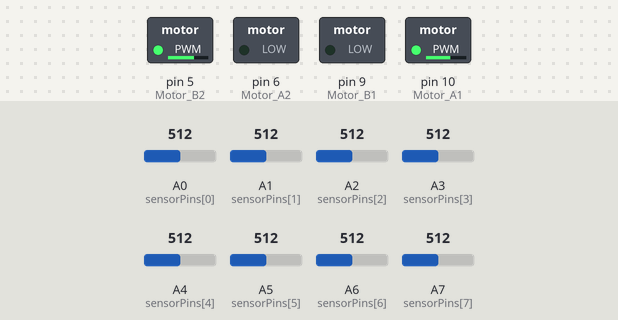
This sketch was run on a simulated Arduino Nano, built with avr-gcc and run on an emulated ATmega328P. Shown: switched loads named in the sketch (green lamp = pin HIGH). The test bench sets the inputs (shaded band); at power-on: A5 (sensorPins[5]) = 512, A0 (sensorPins[0]) = 512, A1 (sensorPins[1]) = 512, A2 (sensorPins[2]) = 512, A3 (sensorPins[3]) = 512, A4 (sensorPins[4]) = 512, A6 (sensorPins[6]) = 512, A7 (sensorPins[7]) = 512.

Above: at 1.2 s.
1.3 s: A5 (sensorPins[5]) set to 710
At 1.8 s:
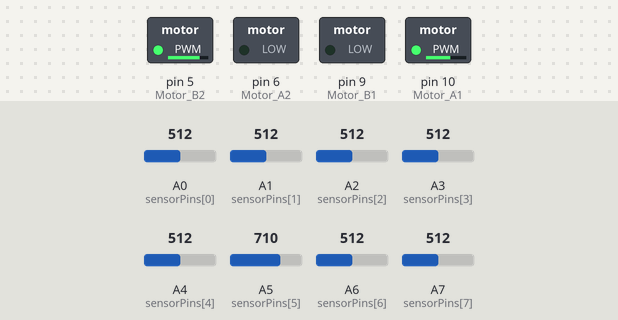
2.8 s: A5 (sensorPins[5]) set to 690
At 4.0 s:
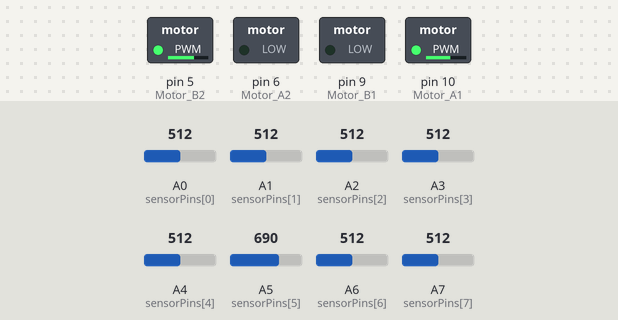
4.3 s: A5 (sensorPins[5]) set to 716
At 5.3 s:
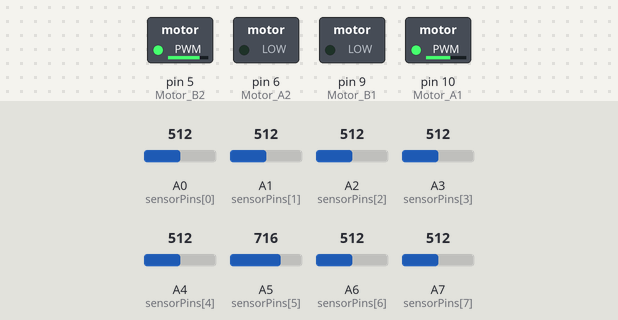
Timing chart, 0 to 7.3 s (numbered marks = the images above; inputs shaded):
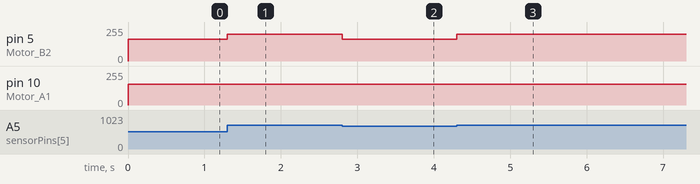

Measured:
- after the input at 1.3 s, pin 5 (Motor_B2): 164/255 → 201/255 at once
- after the input at 2.8 s, pin 5 (Motor_B2): 201/255 → 164/255 at once
- after the input at 4.3 s, pin 5 (Motor_B2): 164/255 → 201/255 at once

The sketch:

concept_for_line_following.ino
```cpp
int sensorPins[] = {A0, A1, A2, A3, A4, A5, A6, A7};
int v[] = {0, 0, 0, 0, 0, 0, 0, 0};
const int Motor_A1 = 10;  // Left wheel, goes backwards
const int Motor_A2 = 6;  // Left wheel, goes forward
const int Motor_B1 = 9;  // Right wheel, goes forward
const int Motor_B2 = 5;  // Right wheel, goes backwards

//float speedParamA1 = 189.0;
//float speedParamA2 = 102.0;
//float speedParamB1 = 126.0;
//float speedParamB2 = 151.0;


void setup() {

  for (int i = 0; i <= 7; i++) {
    pinMode(sensorPins[i], INPUT);
  }

//  pinMode(echoPin, INPUT);
//  pinMode(trigPin, OUTPUT);
  pinMode(Motor_A1, OUTPUT);
  pinMode(Motor_A2, OUTPUT);
  pinMode(Motor_B1, OUTPUT);
  pinMode(Motor_B2, OUTPUT);

  Serial.begin(9600); // Initialize serial communication
}

void loop() {

//  for (int i = 0; i <= 6; i++) {
//    Serial.println(" ");
//  }
  for (int i = 0; i <= 7; i++) {
//    Serial.print("Value "+String(i)+" : ");
    v[i] = analogRead(sensorPins[i]);
//    Serial.println(v[i]);
  }
  if (v[2] > 720 && v[4] > 720) {
    moveSlightlyRight();
  }
  else if ((v[3] > 700 && v[5] > 700) || v[5] > 700 || v[6] > 700 || v[7] > 700) {
//    Serial.println("Time to readjust to the left");
    moveSlightlyLeft();
  }
  else if (v[3] > 700 || v[4] >700) {
//    Serial.println("Continue moving forward");
    forward();
  }
  else {
//    Serial.println("Continue moving forward");
    forward();
  }
  delay(1);
}

void forward() {
  analogWrite(Motor_A1, 155);
  analogWrite(Motor_A2, LOW);
  analogWrite(Motor_B1, LOW);
  analogWrite(Motor_B2, 164);
}

void moveSlightlyLeft() {
  analogWrite(Motor_A1, 155);
  analogWrite(Motor_A2, LOW);
  analogWrite(Motor_B1, LOW);
  analogWrite(Motor_B2, 201);
}

void moveSlightlyRight() {
  analogWrite(Motor_A1, 197);
  analogWrite(Motor_A2, LOW);
  analogWrite(Motor_B1, LOW);
  analogWrite(Motor_B2, 164);
}

void stopMoving() {
  analogWrite(Motor_A1, 0.0);
  analogWrite(Motor_A2, 0.0);
  analogWrite(Motor_B1, 0.0);
  analogWrite(Motor_B2, 0.0);
  delay(500);
}
```
